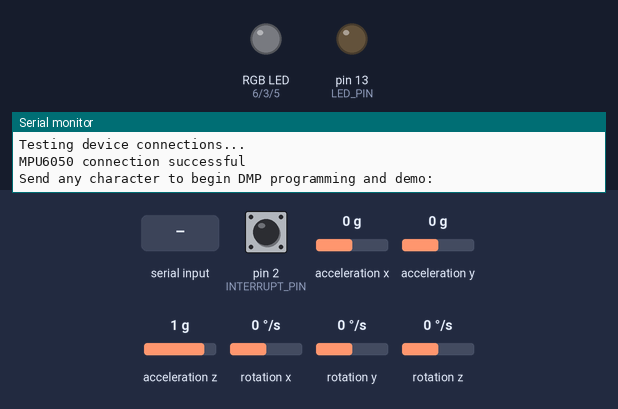
Simulated run of this sketch. Board: Arduino Uno, built with avr-gcc and run on an emulated ATmega328P. On the bench: an RGB LED mixed from three pins (HIGH = lit), output pins drawn as LEDs (lit = HIGH), the last lines printed to the serial monitor. The inputs (shaded band) are chosen by the test bench; at power-on: acceleration y 0 g, acceleration z 1 g, acceleration x 0 g, pin 2 (INTERRUPT_PIN) LOW, rotation x 0 °/s, rotation y 0 °/s, rotation z 0 °/s. Dim RGB values are drawn brighter than linear; the sensor or clock chip raises its interrupt line as the real part does.

Above: at 0.9 s.
1.0 s: "1" received over Serial
At 1.79 s:
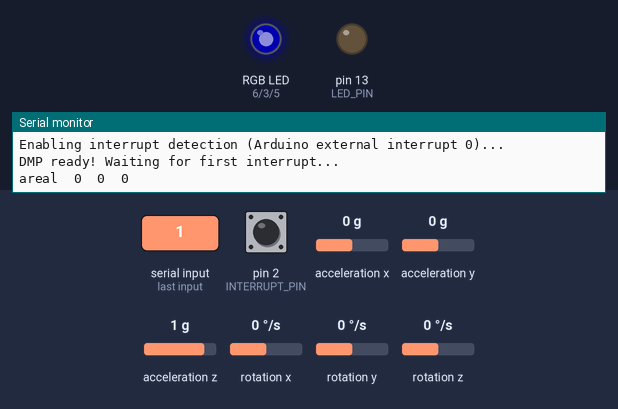
3.3 s: acceleration y set to -0.4 g
4.8 s: acceleration y set to -0.7 g
At 5.29 s:
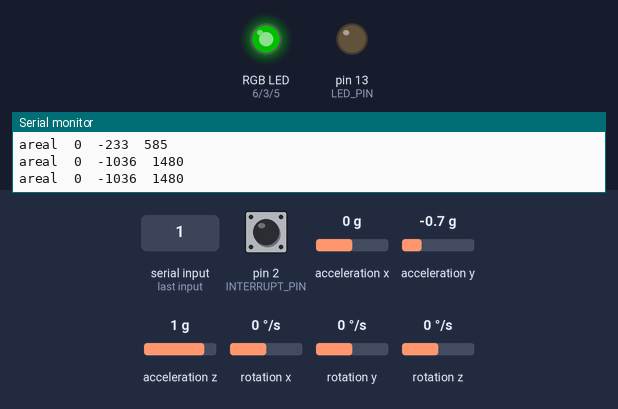
7.8 s: acceleration z set to 0.7 g
9.5 s: acceleration x set to -1.4 g
At 9.82 s:
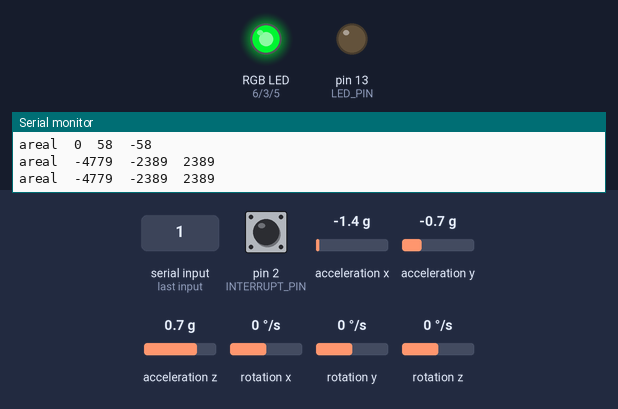
12.5 s: acceleration y set to -1.2 g
15.5 s: acceleration y set to -1.5 g
At 15.89 s:
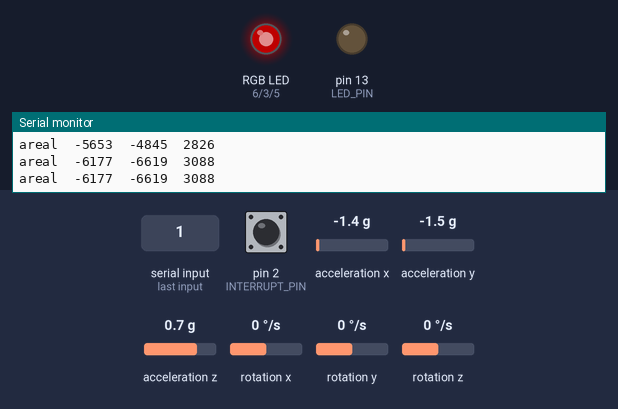
Timing chart, 0 to 19.5 s (numbered marks = the images above; inputs shaded):
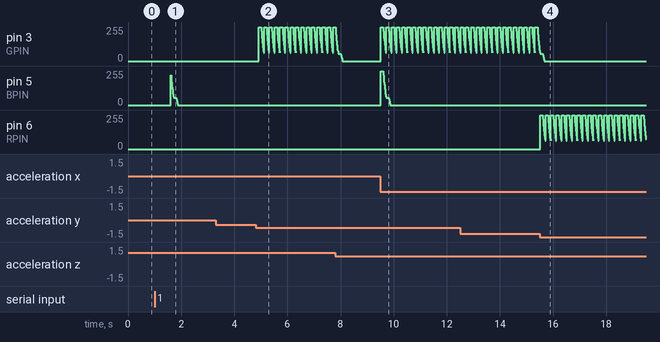

Measured:
- the behaviour switches between -0.5 and -0.6 g on acceleration y (found by bisection; images 1 and 2)
- the behaviour switches between -1.3 and -1.4 g on acceleration y (found by bisection; images 3 and 4)
- after the input at 4.8 s, pin 3 (GPIN): 0/255 → 255/255 after 0.12 s, then repeats every 0.20 s: 225/255 0.01 s, 198/255 0.01 s, 171/255 0.01 s, 153/255 0.01 s, 135/255 0.01 s, 117/255 0.01 s, 99/255 0.01 s, 81/255 0.01 s, 72/255 0.01 s, 63/255 0.01 s, 255/255 0.10 s
- after the input at 9.5 s, pin 3 (GPIN): 0/255 → 255/255 at once, then repeats every 0.20 s: 225/255 0.01 s, 198/255 0.01 s, 171/255 0.01 s, 153/255 0.01 s, 135/255 0.01 s, 117/255 0.01 s, 99/255 0.01 s, 81/255 0.01 s, 72/255 0.01 s, 63/255 0.01 s, 255/255 0.10 s
- after the input at 15.5 s, pin 6 (RPIN): 0/255 → 255/255 at once, then repeats every 0.20 s: 225/255 0.01 s, 198/255 0.01 s, 171/255 0.01 s, 153/255 0.01 s, 135/255 0.01 s, 117/255 0.01 s, 99/255 0.01 s, 81/255 0.01 s, 72/255 0.01 s, 63/255 0.01 s, 255/255 0.10 s

The sketch:

RGB_MPU.ino
```cpp
// I2Cdev and MPU6050 must be installed as libraries, or else the .cpp/.h files
// for both classes must be in the include path of your project
#include "I2Cdev.h"

#include "MPU6050_6Axis_MotionApps20.h"

// Arduino Wire library is required if I2Cdev I2CDEV_ARDUINO_WIRE implementation
// is used in I2Cdev.h
#if I2CDEV_IMPLEMENTATION == I2CDEV_ARDUINO_WIRE
    #include "Wire.h"
#endif

// class default I2C address is 0x68
// specific I2C addresses may be passed as a parameter here
// AD0 low = 0x68 (default for SparkFun breakout and InvenSense evaluation board)
// AD0 high = 0x69
MPU6050 mpu;
//MPU6050 mpu(0x69);  // <-- use for AD0 high
#define RPIN 6        // pin 6 for red
#define BPIN 5        // pin 5 for blue
#define GPIN 3        // pin 3 for green

int tickRate;
int selectPin;
int pinCounter;
int accelCounter;
int accelArray[3][10];              // latest 10 accel values in X, Y, Z
bool prevNegative = false;          // tracks whether previous value was negative
int temp = 0;                       // for testing purposes
int gyroCounter;
int gyroArray[3][10];               // latest 10 gyro values in X, Y, Z
int colorOutput[3] = {0, 0, 255};   // actual color output array in [R, G, B]

#define OUTPUT_READABLE_YAWPITCHROLL
#define INTERRUPT_PIN 2             // use pin 2 on Arduino Uno & most boards
#define LED_PIN 13                  // (Arduino is 13, Teensy is 11, Teensy++ is 6)
bool blinkState = false;

// MPU control/status vars
bool dmpReady = false;  // set true if DMP init was successful
uint8_t mpuIntStatus;   // holds actual interrupt status byte from MPU
uint8_t devStatus;      // return status after each device operation (0 = success, !0 = error)
uint16_t packetSize;    // expected DMP packet size (default is 42 bytes)
uint16_t fifoCount;     // count of all bytes currently in FIFO
uint8_t fifoBuffer[64]; // FIFO storage buffer

// orientation/motion vars
Quaternion q;           // [w, x, y, z]         quaternion container
VectorInt16 aa;         // [x, y, z]            accel sensor measurements
VectorInt16 aaReal;     // [x, y, z]            gravity-free accel sensor measurements
VectorInt16 aaWorld;    // [x, y, z]            world-frame accel sensor measurements
VectorFloat gravity;    // [x, y, z]            gravity vector
float euler[3];         // [psi, theta, phi]    Euler angle container
float ypr[3];           // [yaw, pitch, roll]   yaw/pitch/roll container and gravity vector

// ================================================================
// ===               INTERRUPT DETECTION ROUTINE                ===
// ================================================================

volatile bool mpuInterrupt = false;     // indicates whether MPU interrupt pin has gone high
void dmpDataReady() {
    mpuInterrupt = true;
}

// ================================================================
// ===                      INITIAL SETUP                       ===
// ================================================================

void setup() {
    // join I2C bus (I2Cdev library doesn't do this automatically)
    #if I2CDEV_IMPLEMENTATION == I2CDEV_ARDUINO_WIRE
        Wire.begin();
        Wire.setClock(400000); // 400kHz I2C clock. Comment this line if having compilation difficulties
    #elif I2CDEV_IMPLEMENTATION == I2CDEV_BUILTIN_FASTWIRE
        Fastwire::setup(400, true);
    #endif

    // initialize serial communication
    // (115200 chosen because it is required for Teapot Demo output, but it's
    // really up to you depending on your project)
    Serial.begin(115200);
    while (!Serial); // wait for Leonardo enumeration, others continue immediately

    // initialize device
    Serial.println(F("Initializing I2C devices..."));
    mpu.initialize();
    pinMode(INTERRUPT_PIN, INPUT);

    // verify connection
    Serial.println(F("Testing device connections..."));
    Serial.println(mpu.testConnection() ? F("MPU6050 connection successful") : F("MPU6050 connection failed"));

    // wait for ready
    Serial.println(F("\nSend any character to begin DMP programming and demo: "));
    while (Serial.available() && Serial.read()); // empty buffer
    while (!Serial.available());                 // wait for data
    while (Serial.available() && Serial.read()); // empty buffer again

    // load and configure the DMP
    Serial.println(F("Initializing DMP..."));
    devStatus = mpu.dmpInitialize();

    // supply your own gyro offsets here, scaled for min sensitivity
    mpu.setXGyroOffset(220);
    mpu.setYGyroOffset(76);
    mpu.setZGyroOffset(-85);
    mpu.setZAccelOffset(1788); // 1688 factory default for my test chip

    // make sure it worked (returns 0 if so)
    if (devStatus == 0) {
        // turn on the DMP, now that it's ready
        Serial.println(F("Enabling DMP..."));
        mpu.setDMPEnabled(true);

        // enable Arduino interrupt detection
        Serial.print(F("Enabling interrupt detection (Arduino external interrupt "));
        Serial.print(digitalPinToInterrupt(INTERRUPT_PIN));
        Serial.println(F(")..."));
        attachInterrupt(digitalPinToInterrupt(INTERRUPT_PIN), dmpDataReady, RISING);
        mpuIntStatus = mpu.getIntStatus();

        // set our DMP Ready flag so the main loop() function knows it's okay to use it
        Serial.println(F("DMP ready! Waiting for first interrupt..."));
        dmpReady = true;

        // get expected DMP packet size for later comparison
        packetSize = mpu.dmpGetFIFOPacketSize();
    } else {
        // ERROR!
        // 1 = initial memory load failed
        // 2 = DMP configuration updates failed
        // (if it's going to break, usually the code will be 1)
        Serial.print(F("DMP Initialization failed (code "));
        Serial.print(devStatus);
        Serial.println(F(")"));
    }

    // configure LED for output
    pinMode(LED_PIN, OUTPUT);
    pinMode(RPIN, OUTPUT);
    pinMode(GPIN, OUTPUT);
    pinMode(BPIN, OUTPUT);
}


// ================================================================
// ===                    MAIN PROGRAM LOOP                     ===
// ================================================================

void loop() {
    // if programming failed, don't try to do anything
    if (!dmpReady) return;

    // wait for MPU interrupt or extra packet(s) available
    while (!mpuInterrupt && fifoCount < packetSize) {
        if (mpuInterrupt && fifoCount < packetSize) {
          // try to get out of the infinite loop
          fifoCount = mpu.getFIFOCount();
        }
    }

    // reset interrupt flag and get INT_STATUS byte
    mpuInterrupt = false;
    mpuIntStatus = mpu.getIntStatus();

    // get current FIFO count
    fifoCount = mpu.getFIFOCount();

    // check for overflow (this should never happen unless our code is too inefficient)
    if ((mpuIntStatus & _BV(MPU6050_INTERRUPT_FIFO_OFLOW_BIT)) || fifoCount >= 1024) {
        // reset so we can continue cleanly
        mpu.resetFIFO();
        fifoCount = mpu.getFIFOCount();
        Serial.println(F("FIFO overflow!"));

    // otherwise, check for DMP data ready interrupt (this should happen frequently)
    } else if (mpuIntStatus & _BV(MPU6050_INTERRUPT_DMP_INT_BIT)) {
        // wait for correct available data length, should be a VERY short wait
        while (fifoCount < packetSize) fifoCount = mpu.getFIFOCount();

        // read a packet from FIFO
        mpu.getFIFOBytes(fifoBuffer, packetSize);

        // track FIFO count here in case there is > 1 packet available
        // (this lets us immediately read more without waiting for an interrupt)
        fifoCount -= packetSize;

        // fade color every 10 packets
        if (tickRate/10 >= 1) {
          displayColor(colorOutput, true);
        }

        // only save results every 20 packets
        if (tickRate/20 >= 1) {
          /*
          // display Euler angles in degrees
          mpu.dmpGetQuaternion(&q, fifoBuffer);
          mpu.dmpGetEuler(euler, &q);
          int yaw = euler[0] * 180/M_PI;
          int pitch = euler[1] * 180/M_PI;
          int roll = euler[2] * 180/M_PI;
          Serial.print("euler\t");
          Serial.print(yaw);
          Serial.print("\t");
          Serial.print(pitch);
          Serial.print("\t");
          Serial.println(roll);
          */

          // display real acceleration, adjusted to remove gravity
          mpu.dmpGetQuaternion(&q, fifoBuffer);
          mpu.dmpGetAccel(&aa, fifoBuffer);
          mpu.dmpGetGravity(&gravity, &q);
          mpu.dmpGetLinearAccel(&aaReal, &aa, &gravity);
          Serial.print("areal\t");
          Serial.print(aaReal.x);
          Serial.print("\t");
          Serial.print(aaReal.y);
          Serial.print("\t");
          Serial.println(aaReal.z);

          tickRate = 0;

          // Negative aaReal.z implies upwards acceleration? (lifting the foot)
          // If the next aaReal.z is then positive, then the foot has moved back downwards supposedly
          // Idle aaReal.z hovers around the range of ~1100
          if (aaReal.z < 0) {
            prevNegative = true;
            temp = aaReal.z;
          } else if (prevNegative && temp + 1000 < aaReal.z) {
            stepColor();
            prevNegative = false;
          } else {
            prevNegative = false;
          }

          // Detects whether the user is walking or running with the aaReal.y
          // by comparing current value +- threshold with idle value
          // Idle aaReal.y hovers around the range of ~400
          if (aaReal.y + 6000 < 400 || aaReal.y - 6000 > 400) {
            runningColor();
          } else if (aaReal.y + 1000 < 400 || aaReal.y - 1000 > 400) {
            walkingColor();
          }
        }
        tickRate++;
    }
}

/*
// Stores accelerometer values in accelArray
void setAccel(int aaX, int aaY, int aaZ) {
  accelArray[0][accelCounter] = aaX;
  accelArray[1][accelCounter] = aaY;
  accelArray[2][accelCounter] = aaZ;

  accelCounter++;
  accelCounter = accelCounter % 10;

  checkMovementStep();
}

// Determine whether a step was taken based on the accelArray values
void checkMovementStep() {
  // the averages should presumably be stable as it was idle beforehand
  // next up there should be 3 value spiked due to the step whose values are compared
  // to the averages in order to detect them
  // and finally the last value shows that the step is completed
  int avgAccelY = 0;  // average of the 10th - 5th last accelY value
  int avgAccelZ = 0;  // average of the 10th - 5th last accelZ value
  int newAccelCounter;
  int threshold = 2000;
  Serial.print("aaRealZ\t");
  for (int i = 0; i < 5; i++) {
    // We continue with accelCounter as latest index update
    newAccelCounter = (accelCounter + i) % 10;  // next index should be oldest value in the array
    avgAccelY += accelArray[1][newAccelCounter];
    avgAccelZ += accelArray[2][newAccelCounter];
    Serial.println(accelArray[2][newAccelCounter]);
  }
  avgAccelY = (avgAccelY/5);
  avgAccelZ = (avgAccelZ/5);

  if (accelArray[2][accelCounter] < 0) {
    stepColor();
  }
  for (int j = 0; j < 5; j++) {
    newAccelCounter = (accelCounter + 0) % 10;
    if (avgAccelY + threshold < accelArray[1][newAccelCounter]
        || avgAccelY - threshold > accelArray[1][newAccelCounter]
        || avgAccelZ + threshold < accelArray[2][newAccelCounter]
        || avgAccelZ - threshold > accelArray[2][newAccelCounter]) {
          Serial.print("avgAccelZ\t");
          Serial.println(avgAccelZ);
      stepColor();
      break;
    }
  }
}
*/

// color that gets displayed upon detecting a step
void stepColor() {
  colorOutput[2] = 255;
  displayColor(colorOutput, false);
}

// color values are currently for testing
void walkingColor() {
  colorOutput[1] = 255;
  displayColor(colorOutput, false);
}

// color values are currently for testing
void runningColor() {
  colorOutput[0] = 255;
  displayColor(colorOutput, false);
}

void displayColor(int color[3], bool fade) {
  for (int i = 0; i < 3; i++) {
    cycleRGBPins(pinCounter);
    pinCounter++;
    if (fade) {
      color[i] = (color[i]/10) * 9;  // set brightness to 90% of current value
      analogWrite(selectPin, color[i]);
    } else {
      analogWrite(selectPin, color[i]);
      //Serial.print(selectPin);
      //Serial.print(" is set to value: ");
      //Serial.println(color[i]);
    }
  }
}

// After calling this function, do "pinCount++" to cycle through the pins
void cycleRGBPins(int pinCounter) {
  int pin = pinCounter % 3;
  switch (pin) {
    case (0):
      selectPin = RPIN;
      break;
    case (1):
      selectPin = GPIN;
      break;
    case (2):
      selectPin = BPIN;
      break;
  }
}
```
